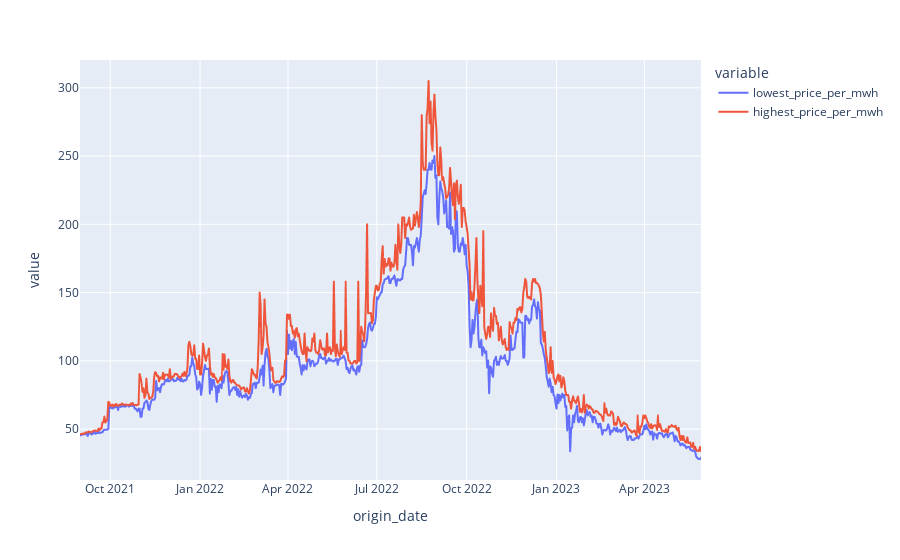

Write notebook code for a chart like this one.
### Markdown cell above
## Price data

### Code cell
px.line(data.gasPrices, x='origin_date', y=['lowest_price_per_mwh', 'highest_price_per_mwh'])

### Figure 1 — Plotly figure (JSON) as saved in the notebook; plotly's stock layout.template omitted (floating-point values rounded to 4 significant figures; data arrays with more than 128 entries replaced by an {"elided": "..."} marker saying what was removed)
{"data": [{"hovertemplate": "variable=lowest_price_per_mwh<br>origin_date=%{x}<br>value=%{y}<extra></extra>", "legendgroup": "lowest_price_per_mwh", "line": {"color": "#636efa", "dash": "solid"}, "marker": {"symbol": "circle"}, "mode": "lines", "name": "lowest_price_per_mwh", "showlegend": true, "type": "scattergl", "x": {"elided": "637 str values"}, "xaxis": "x", "y": {"elided": "637 float values"}, "yaxis": "y"}, {"hovertemplate": "variable=highest_price_per_mwh<br>origin_date=%{x}<br>value=%{y}<extra></extra>", "legendgroup": "highest_price_per_mwh", "line": {"color": "#EF553B", "dash": "solid"}, "marker": {"symbol": "circle"}, "mode": "lines", "name": "highest_price_per_mwh", "showlegend": true, "type": "scattergl", "x": {"elided": "637 str values"}, "xaxis": "x", "y": {"elided": "637 float values"}, "yaxis": "y"}], "layout": {"autosize": true, "legend": {"title": {"text": "variable"}, "tracegroupgap": 0}, "margin": {"t": 60}, "xaxis": {"anchor": "y", "autorange": true, "domain": [0, 1], "range": ["2021-08-31", "2023-05-29"], "title": {"text": "origin_date"}, "type": "date"}, "yaxis": {"anchor": "x", "autorange": true, "domain": [0, 1], "range": [12.72, 320.4], "title": {"text": "value"}, "type": "linear"}}}
